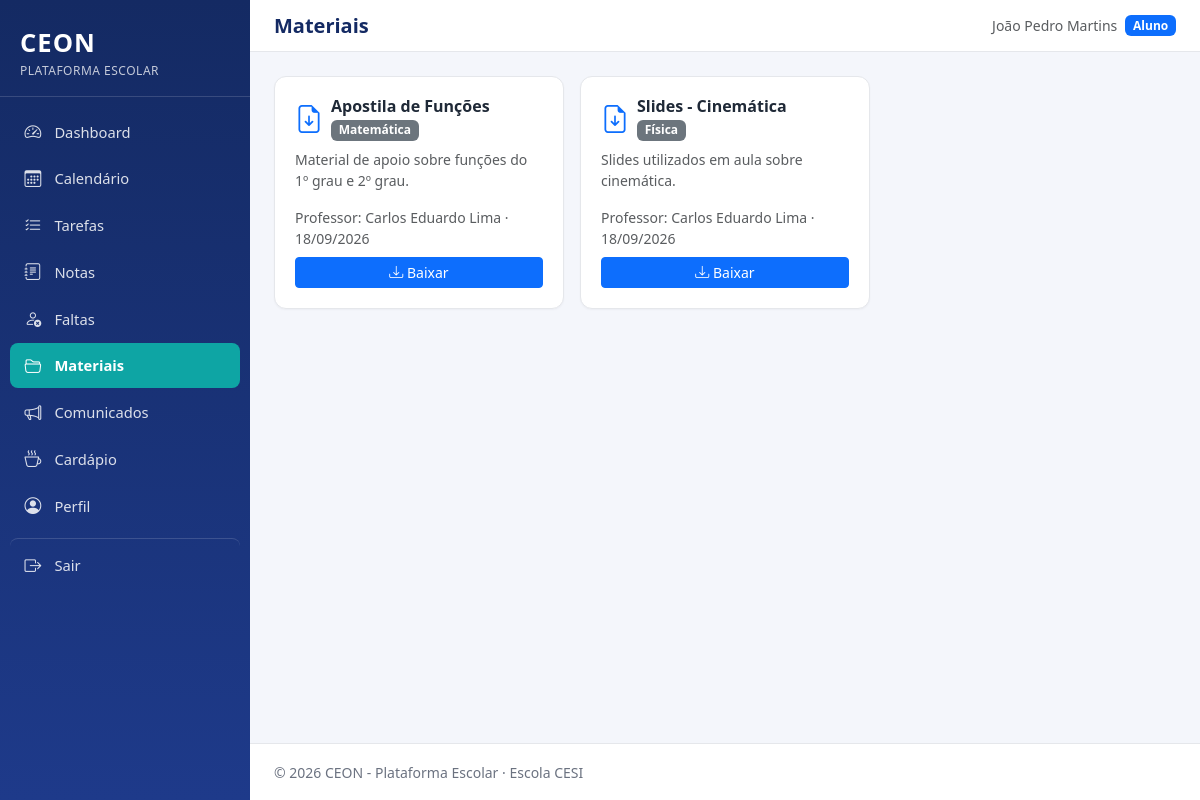
/aluno/materiais.php (signed in), run on the app's committed database.
### tables this page shows
CREATE TABLE materiais (
    id INT AUTO_INCREMENT PRIMARY KEY,
    professor_id INT NOT NULL,
    turma_id INT NOT NULL,
    disciplina_id INT NOT NULL,
    titulo VARCHAR(150) NOT NULL,
    descricao TEXT NULL,
    arquivo VARCHAR(255) NOT NULL,
    data_upload DATETIME NOT NULL DEFAULT CURRENT_TIMESTAMP,
    CONSTRAINT fk_materiais_professor FOREIGN KEY (professor_id) REFERENCES professores(id) ON DELETE CASCADE,
    CONSTRAINT fk_materiais_turma FOREIGN KEY (turma_id) REFERENCES turmas(id) ON DELETE CASCADE,
    CONSTRAINT fk_materiais_disciplina FOREIGN KEY (disciplina_id) REFERENCES disciplinas(id) ON DELETE CASCADE
);

CREATE TABLE disciplinas (
    id INT AUTO_INCREMENT PRIMARY KEY,
    nome VARCHAR(100) NOT NULL,
    descricao TEXT NULL
);

CREATE TABLE usuarios (
    id INT AUTO_INCREMENT PRIMARY KEY,
    nome VARCHAR(150) NOT NULL,
    email VARCHAR(150) NOT NULL UNIQUE,
    senha VARCHAR(255) NOT NULL,
    tipo_usuario ENUM('aluno', 'professor', 'administrador') NOT NULL,
    status ENUM('ativo', 'inativo') NOT NULL DEFAULT 'ativo',
    data_criacao DATETIME NOT NULL DEFAULT CURRENT_TIMESTAMP,
    INDEX idx_usuarios_tipo (tipo_usuario),
    INDEX idx_usuarios_status (status)
);

### includes/functions.php (called while the page is built, shortened)
<?php
function e(?string $valor): string
{
    return htmlspecialchars($valor ?? '', ENT_QUOTES, 'UTF-8');
}
function formatarData(?string $dataSql): string
{
    $dt = DateTime::createFromFormat('Y-m-d', substr($dataSql, 0, 10));
    return $dt ? $dt->format('d/m/Y') : '-';
}

### aluno/materiais.php (the view, shortened to what this page needs)
<?php
require_once __DIR__ . '/../includes/functions.php';
$pdo = getConexao();
$alunoId = idPerfilLogado();
$stmt = $pdo->prepare('SELECT turma_id FROM alunos WHERE id = ?');
$stmt->execute([$alunoId]);
$turmaId = $stmt->fetch()['turma_id'];
$stmt = $pdo->prepare("
    SELECT m.*, d.nome AS disciplina_nome, u.nome AS professor_nome
    FROM materiais m
    JOIN disciplinas d ON d.id = m.disciplina_id
    JOIN professores p ON p.id = m.professor_id
    JOIN usuarios u ON u.id = p.usuario_id
    WHERE m.turma_id = ?
    ORDER BY m.data_upload DESC
");
$stmt->execute([$turmaId]);
$materiais = $stmt->fetchAll();
require_once __DIR__ . '/../includes/header.php';
?>
<div class="row g-3">
    <?php foreach ($materiais as $m): ?>
        <div class="col-md-6 col-lg-4">
            <div class="ceon-card h-100 d-flex flex-column">
                <div class="d-flex align-items-start gap-2 mb-2">
                    <i class="bi bi-file-earmark-arrow-down fs-3 text-primary"></i>
                    <div>
                        <h3 class="h6 fw-bold mb-0"><?= e($m['titulo']) ?></h3>
                        <span class="badge text-bg-secondary"><?= e($m['disciplina_nome']) ?></span>
                    </div>
                </div>
                <p class="small text-muted flex-grow-1"><?= e($m['descricao']) ?></p>
                <p class="small text-muted mb-2">Professor: <?= e($m['professor_nome']) ?> &middot; <?= formatarData(substr($m['data_upload'], 0, 10)) ?></p>
                <a href="download_material.php?id=<?= (int) $m['id'] ?>" class="btn btn-sm btn-primary mt-auto">
                    <i class="bi bi-download"></i> Baixar
                </a>
            </div>
        </div>
    <?php endforeach; ?>
</div>
<?php require_once __DIR__ . '/../includes/footer.php'; ?>

### assets/css/style.css (style rules this page uses)
:root { --ceon-primary: #1e3a8a; --ceon-primary-light: #2f52b0; --ceon-primary-dark: #142a63; --ceon-accent: #0ea5a4; --ceon-bg: #f4f6fb; --ceon-card-bg: #ffffff; --ceon-text: #1f2937; --ceon-text-muted: #6b7280; --ceon-border: #e5e7eb; --ceon-sidebar-width: 250px; --ceon-danger: #dc2626; --ceon-warning: #d97706; --ceon-success: #16a34a; }
* { box-sizing: border-box; }
body { background-color: var(--ceon-bg); color: var(--ceon-text); font-family: 'Segoe UI', Roboto, Helvetica, Arial, sans-serif; margin: 0; }
a { text-decoration: none; }
.ceon-card { background: var(--ceon-card-bg); border: 1px solid var(--ceon-border); border-radius: .75rem; padding: 1.25rem; height: 100%; box-shadow: 0 1px 2px rgba(16,24,40,.04); }

### data on the page
materiais: titulo "Apostila de Funções", disciplina.nome "Matemática", descricao "Material de apoio sobre funções do 1º grau e 2º grau.", usuarios.nome "Carlos Eduardo Lima", data_upload "18/09/2026"
materiais: titulo "Slides - Cinemática", disciplina.nome "Física", descricao "Slides utilizados em aula sobre cinemática.", usuarios.nome "Carlos Eduardo Lima", data_upload "18/09/2026"

### other printed values
$rotulo "Dashboard"
$rotulo "Calendário"
$rotulo "Tarefas"
$rotulo "Notas"
$rotulo "Faltas"
$rotulo "Materiais"
$rotulo "Comunicados"
$rotulo "Cardápio"
$rotulo "Perfil"
$tituloPagina "Materiais"
$_SESSION['nome'] "João Pedro Martins"
rotuloTipoUsuario($_SESSION['tipo_usuario'] ?? '') "Aluno"
